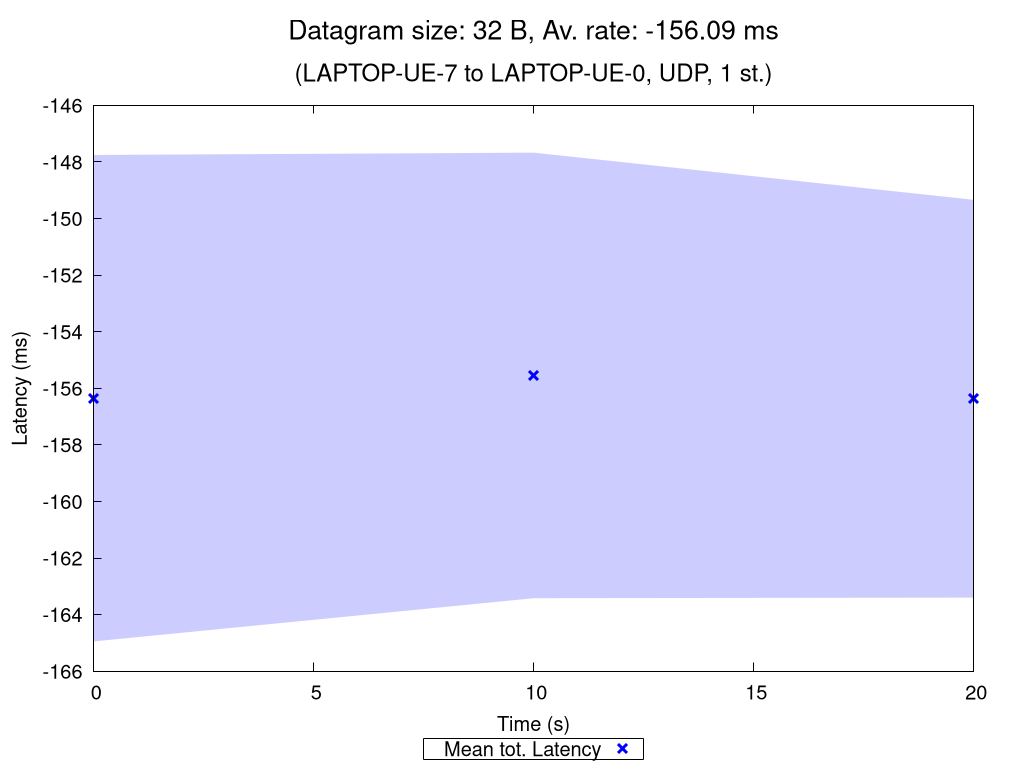

This chart was generated by the following gnuplot code:
set terminal pngcairo nocrop enhanced size 1024,768 font "Verdana,15"
set output "UDP_1_st_2020_11_02_11-45-29_two2one_00032B.png"

set title "{/=20 Datagram size: 32 B, Av. rate: -156.09 ms}\n\n{/=18 (LAPTOP-UE-7 to LAPTOP-UE-0, UDP, 1 st.)}"

set xlabel "Time (s)"
set ylabel "Latency (ms)"
set ytics nomirror
set key bmargin center horizontal box samplen 1 width -1
set bmargin 4.6
set rmargin 4.5

rf = 1.0  # rate factor
set style fill transparent solid 0.2 noborder
set autoscale xfix
plot "UDP_1_st_2020_11_02_11-45-29_two2one_00032B_iperf_processed.dat" using 1:($2/rf-$3/rf):($2/rf+$3/rf) with filledcurves lc rgb "blue" notitle, \
     "" using 1:($2/rf) with points pt 2 ps 1.5 lw 3 lc rgb "blue" title "Mean tot. Latency", \
